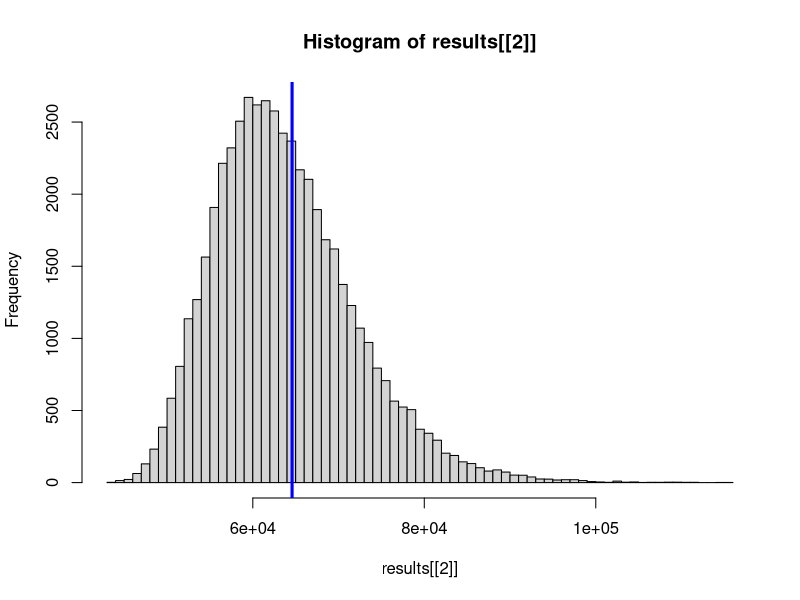

This chart was generated by the following R code:
setwd("C:/Users/board/Desktop/Kaggle/Scenario Analysis")
Data <- read.csv("MSFT_AAPL_Log_Returns.csv",header=TRUE)

###############################################################################################
###Corporate Risk Management HW3 Q2 Part I###
############################################################################################

#Log-returns
MSFT_Log_R <- Data$MSFT.Log.Return[!is.na(Data$MSFT.Log.Return)] 
APPL_Log_R <- Data$AAPL.Log.Return[!is.na(Data$AAPL.Log.Return)]

#Portfolio parameters
Val_Port <- 1000000 #Portfolio Value
M_Cap_MSFT <- 448.77 
M_Cap_APPL <- 577.1
# W_MSFT <- M_Cap_MSFT/(M_Cap_MSFT+M_Cap_APPL)#0.4383 ?slides
# W_APPL <- 1-W_MSFT #0.5617 ?slides

W_MSFT <- 0.5617
W_APPL <- 0.4383
Alpha <- 0.95 #Confidence
lambda <- 0.97
M <- 500 #Initial days EWMA
K <- 20 #K parameter for K-day VaR
length(MSFT_Log_R)==length(APPL_Log_R) #Check if if both have same # of obs.
n <- length(MSFT_Log_R) #Number of observations

#for-loop 
mu_MSFT <- NULL
mu_APPL <- NULL
sigma_MSFT <- NULL
sigma_APPL <- NULL
cov_sigma<- NULL

# Initialize first numbers for EWMA for mu and covariance
mu_MSFT[1]<- mean(MSFT_Log_R[1:(M-1)])
mu_APPL[1]<- mean(APPL_Log_R[1:(M-1)])
sigma_MSFT[1]<-var(MSFT_Log_R[1:(M-1)])
sigma_APPL[1]<-var(APPL_Log_R[1:(M-1)])
cov_sigma[1]<-cov(MSFT_Log_R[1:(M-1)],APPL_Log_R[1:(M-1)])

# For loop for EWMA mu and covariance matrix
for(i in 1:(n-M-1)){
  previous_day = M+i-1  
  
  #EWMA update for mu 
  mu_MSFT[i+1]<- lambda*mu_MSFT[(i)] +(1-lambda)*MSFT_Log_R[(previous_day)]
  mu_APPL[i+1]<- lambda*mu_APPL[(i)]+(1-lambda)*APPL_Log_R[(previous_day)]
  mu_mat <- matrix(c(mu_MSFT[i+1],mu_APPL[i+1]),nrow=2,ncol=1)
  
  # EWMA update for covariance matrix 
  sigma_MSFT[i+1]<-lambda*sigma_MSFT[(i)] + (1-lambda)*
    (MSFT_Log_R[(previous_day)]-mu_MSFT[i])^2
  sigma_APPL[i+1]<-lambda*sigma_APPL[i] + (1-lambda)*
    (APPL_Log_R[(previous_day)]-mu_APPL[i])^2
  
  cov_sigma[i+1]<-lambda*cov_sigma[i] + (1-lambda)*
    (MSFT_Log_R[(previous_day)]-mu_MSFT[i])*(APPL_Log_R[(previous_day)]-mu_APPL[i])
  
  cov_mat <- matrix(c(sigma_MSFT[i+1],rep(cov_sigma[i+1],2),
                      sigma_APPL[i+1]),nrow=2,ncol=2)
}

#VaR calculations
weight_matrix <- matrix(c(W_MSFT,W_APPL),nrow=2,ncol=1) #MSFT AAPL weight matrix
Port_Dollar <- -Val_Port*weight_matrix # ct
(VaR <- (t(Port_Dollar)%*%mu_mat) + 
   (sqrt(t(Port_Dollar)%*%cov_mat%*%Port_Dollar))*qnorm(Alpha)) #Lin VaR
(K_VaR <- sqrt(K)*VaR) #K-day VaR
(Reg_Cap <- 3*(sqrt(K/2)*VaR)) #Regulatory Capital Change

#sim <- mvrnorm(50000, mu_mat, cov_mat)

#compare solutions with the values on slide 47 Lecture 8

##########################################################################
#########################################################################
####################  Question  3   #####################################
##########################################################################
#########################################################################
library(MASS)
 

multiVar <- function (mu_mat, cov_mat, K, weight_matrix, ValPort, Alpha = 0.95, lambda = 0.97){
  
# Reset mu, covariance matrix for EWMA 
mu_MSFT <- NULL
mu_APPL <- NULL
mu_MSFT[1] <- mu_mat[1]
mu_APPL[1] <- mu_mat[2]

sigma_MSFT <- NULL
sigma_APPL <- NULL
cov_sigma <- NULL
sigma_MSFT[1] <- cov_mat[1,1]
sigma_APPL[1] <- cov_mat[2,2]
cov_sigma[1] <- cov_mat[1,2]

# Initialize return matrix for K days 
Returns_sum1 <- rep(0, K)
Returns_sum2 <- rep(0, K)

# First observations for the shock 
Xtplusdelta = mvrnorm(n=1,mu_mat,cov_mat)
Xtplusdelta[2] = mu_mat[2] - 5* (cov_mat[2,2]) #shock


for(i in 1:(K-1)) { # For each day after the shock 
  
  # Update mu with new observations 
  mu_MSFT[i+1]<- lambda*mu_MSFT[i]+(1-lambda)*Xtplusdelta[1]
  mu_APPL[i+1]<- lambda*mu_APPL[i]+(1-lambda)*Xtplusdelta[2]
  mu_mat <- matrix(c(mu_MSFT[i+1],mu_APPL[i+1]),nrow=2,ncol=1)
  
  # Update EWMA covariance matrix with new observations 
  sigma_MSFT[i+1]<-lambda*sigma_MSFT[i] + (1-lambda)*
    (Xtplusdelta[1]-mu_MSFT[i])^2
  sigma_APPL[i+1]<-lambda*sigma_APPL[i] + (1-lambda)*
    (Xtplusdelta[2]-mu_APPL[i])^2
  cov_sigma[i+1]<-lambda*cov_sigma[i] + (1-lambda)*
    (Xtplusdelta[1]-mu_MSFT[i])*(Xtplusdelta[2]-mu_APPL[i])
  cov_mat <- matrix(c(sigma_MSFT[i+1],rep(cov_sigma[i+1],2),
                      sigma_APPL[i+1]),nrow=2,ncol=2)
  
  # Store returns
  Returns_sum1[i+1] = Returns_sum1[i]+ Xtplusdelta[1] 
  Returns_sum2[i+1] = Returns_sum2[i]+ Xtplusdelta[2]
  
  # Redraw from multivariate distribution with new mu and covariance matrix 
  Xtplusdelta = mvrnorm(n=1,mu_mat,cov_mat)
}

# VaR Calculations 
# weight_matrix <- matrix(c(W_MSFT,W_APPL),nrow=2,ncol=1) #MSFT AAPL weight matrix
Port_Dollar <- -Val_Port*weight_matrix # ct
(VaR <- (t(Port_Dollar)%*%mu_mat) + 
   (sqrt(t(Port_Dollar)%*%cov_mat%*%Port_Dollar))*qnorm(Alpha)) #Lin VaR
(K_VaR <- sqrt(K)*VaR) #K-day VaR
# (Reg_Cap <- 3*(sqrt(K/2)*VaR)) #Regulatory Capital Change
(Loss_kplusdelta = Port_Dollar[1]*Returns_sum1[K] +Port_Dollar[2]*Returns_sum2[K])

return (c(Loss_kplusdelta, K_VaR))
}

M_hat <-  50000
# Pre allocate space 
results <- data.frame(matrix(0,nrow = M_hat, ncol = 2))
names(results)[1:2] <- c("Loss", "K_Var")
# MC

for (sample in 1:M_hat){ 

results[sample,] <- multiVar(mu_mat, cov_mat, K, weight_matrix, ValPort)
}

# Exceedance 
# Kday Var Exceedances
(K_Var_exceedances <- sum(results[[2]] > rep(K_VaR,M_hat)) )
# Regulatory Cap exceedances 
(Reg_cap_exceedances <- sum(results[[2]] > rep(Reg_Cap,M_hat)) )

# Quick Plots... 
hist(results[[2]], breaks = 100)
abline(v = K_VaR, col = "blue", lwd = 3)
abline(v = Reg_Cap, col = "red", lwd = 3) # doesn't even show up -- too far right 

# Frequencies 
(100/M_hat) * K_Var_exceedances
(100/M_hat) * Reg_cap_exceedances

